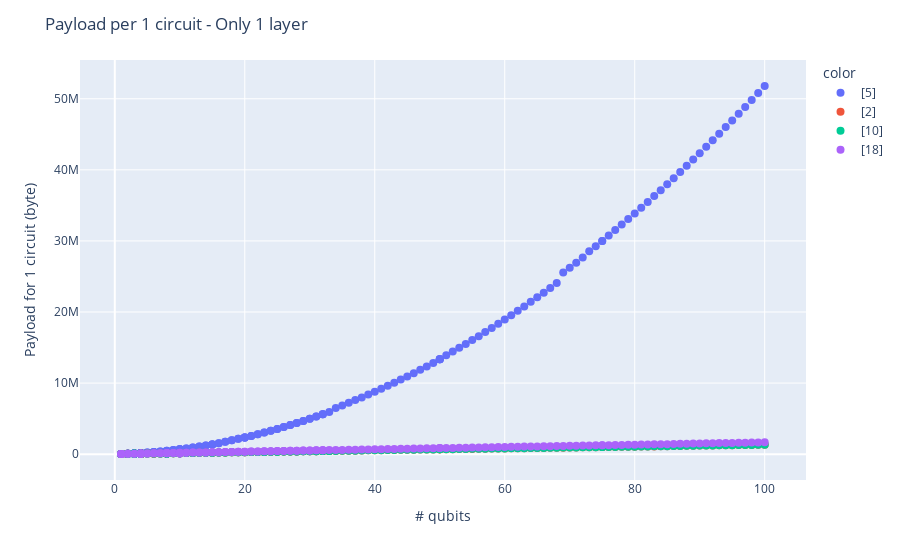

Notebook cell for this chart:
### Markdown cell above
### Only 1 layer

### Code cell
only1layer = tele_file.loc[tele_file['layers'] == 1]
olayer_layers = only1layer["layers"].tolist()
olayer_width = only1layer["width"].tolist()
olayer_payload_size = only1layer["payload_size"].tolist()
olayer_nb_circuits = only1layer["nb_circuits"].tolist()
olayer_circuit_id = only1layer["circuit_id"].tolist()

olayer_payload_per_circuit = []
for payload_size, nb_circuits in zip(olayer_payload_size, olayer_nb_circuits):
    olayer_payload_per_circuit.append(float(payload_size/nb_circuits))
    
print("Size of dataframe : ", len(olayer_payload_per_circuit))

fig = px.scatter(x=olayer_width, y=olayer_payload_per_circuit, color=olayer_circuit_id)

fig.update_traces(marker=dict(size=5))

fig.update_layout(title_text='Payload per 1 circuit - Only 1 layer',
                         xaxis_title="# qubits", yaxis_title="Payload for 1 circuit (byte)")

interac_o_static(fig)

### Figure 1 — Plotly figure (JSON) as saved in the notebook; plotly's stock layout.template omitted (floating-point values rounded to 4 significant figures; data arrays with more than 128 entries replaced by an {"elided": "..."} marker saying what was removed)
{"data": [{"hovertemplate": "color=[5]<br>x=%{x}<br>y=%{y}<extra></extra>", "legendgroup": "[5]", "marker": {"color": "#636efa", "size": 8, "symbol": "circle"}, "mode": "markers", "name": "[5]", "orientation": "v", "showlegend": true, "type": "scatter", "x": {"elided": "211 int values"}, "xaxis": "x", "y": {"elided": "211 float values"}, "yaxis": "y"}, {"hovertemplate": "color=[2]<br>x=%{x}<br>y=%{y}<extra></extra>", "legendgroup": "[2]", "marker": {"color": "#EF553B", "size": 8, "symbol": "circle"}, "mode": "markers", "name": "[2]", "orientation": "v", "showlegend": true, "type": "scatter", "x": {"elided": "183 int values"}, "xaxis": "x", "y": {"elided": "183 float values"}, "yaxis": "y"}, {"hovertemplate": "color=[10]<br>x=%{x}<br>y=%{y}<extra></extra>", "legendgroup": "[10]", "marker": {"color": "#00cc96", "size": 8, "symbol": "circle"}, "mode": "markers", "name": "[10]", "orientation": "v", "showlegend": true, "type": "scatter", "x": {"elided": "174 int values"}, "xaxis": "x", "y": {"elided": "174 float values"}, "yaxis": "y"}, {"hovertemplate": "color=[18]<br>x=%{x}<br>y=%{y}<extra></extra>", "legendgroup": "[18]", "marker": {"color": "#ab63fa", "size": 8, "symbol": "circle"}, "mode": "markers", "name": "[18]", "orientation": "v", "showlegend": true, "type": "scatter", "x": {"elided": "157 int values"}, "xaxis": "x", "y": {"elided": "157 float values"}, "yaxis": "y"}], "layout": {"legend": {"title": {"text": "color"}, "tracegroupgap": 0}, "margin": {"t": 60}, "title": {"text": "Payload per 1 circuit - Only 1 layer"}, "xaxis": {"anchor": "y", "domain": [0, 1], "title": {"text": "# qubits"}}, "yaxis": {"anchor": "x", "domain": [0, 1], "title": {"text": "Payload for 1 circuit (byte)"}}}}
